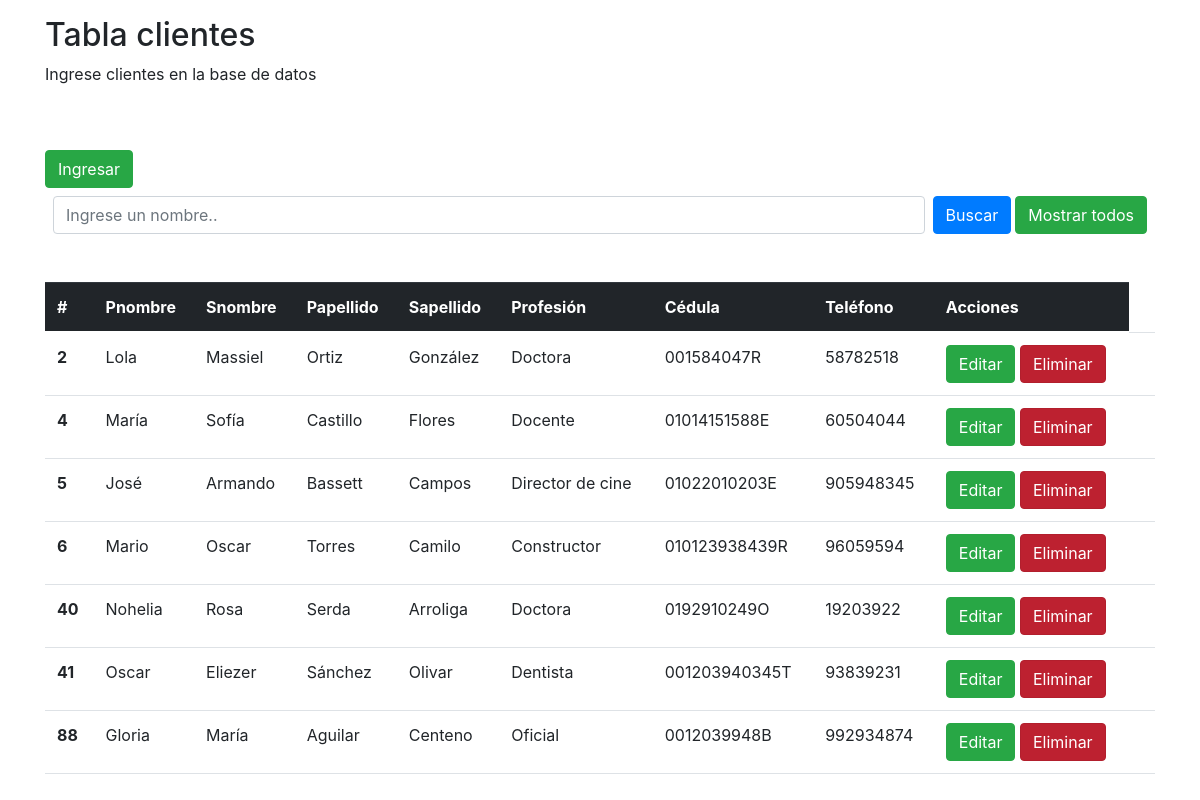
The page / on the database its author committed.
### tables this page shows
CREATE TABLE IF NOT EXISTS `cliente` (
  `codCliente` int NOT NULL AUTO_INCREMENT,
  `pnombre` varchar(45) NOT NULL,
  `snombre` varchar(45) DEFAULT NULL,
  `papellido` varchar(45) NOT NULL,
  `sapellido` varchar(45) DEFAULT NULL,
  `profesion` varchar(45) DEFAULT NULL,
  `cedula` varchar(45) NOT NULL,
  `telefono` int NOT NULL,
  PRIMARY KEY (`codCliente`)
);

### app/gestionbd.php (called while the page is built, shortened)
<?php
class Conexion{
    private $server;
    private $user;
    private $pwd;
    private $bd;
    private $conn;
    function __construct(){
        $this->server = 'localhost';
        $this->user = 'root';
        $this->pwd = '';
        $this->bd = 'sisgep';
    }
    public function conectar(){
        $this->conn = mysqli_connect($this->server,$this->user,$this->pwd,$this->bd);
    }
    public function consultar($query){
        $result = mysqli_query($this->conn,$query);
        return $result;
    }
}

### index.php (the view, shortened to what this page needs)
<!DOCTYPE html>
<html lang="es">
<head>
    <link rel="stylesheet" href="css/bootstrap.css">
</head>
<body>
    <div class="container">
        <div class="pt-3">
            <h2>Tabla clientes</h2>
            <p>Ingrese clientes en la base de datos</p>
        </div>
        <div class="row pt-5 pb-4">
            <div class="container-fluid">
                <button class="btn btn-success" type="button" data-bs-toggle="modal" data-bs-target="#exampleModal">Ingresar</button>
                <form class="d-flex p-md-2">
                    <form action="" method="get">
                        <input class="form-control me-2" name="buscar" id="myInput" type="search" placeholder="Ingrese un nombre..">
                        <button class="btn btn-primary me-1" name="enviar" type="submit">Buscar</button>
                        <button class="btn btn-success" href="<?php $mostrar ?>" name="enviar2">Mostrar todos</button>
                    </form>
                </form>
            </div>
        </div>
        <div class="pt-3">
            <table class="table">
                <thead class="table-dark">
                    <tr>
                        <th>#</th>
                        <th>Pnombre</th>
                        <th>Snombre</th>
                        <th>Papellido</th>
                        <th>Sapellido</th>
                        <th>Profesión</th>
                        <th>Cédula</th>
                        <th>Teléfono</th>
                        <th>Acciones</th>
                    </tr>
                </thead>
                <tbody>
                    <tr>
                    <?php
                        $conn = new Conexion();
                        $conn->conectar();
                        $cuando = "";
                        $sql="SELECT * from cliente $cuando";
                        $mostrar=$conn->consultar($sql);
                        if($mostrar -> num_rows > 0){
                            while($fila = mysqli_fetch_array($mostrar)){
                        ?>
                        <th><?php echo $fila['codCliente']?></th>
                        <td><?php echo $fila['pnombre']?></td>
                        <td><?php echo $fila['snombre']?></td>
                        <td><?php echo $fila['papellido']?></td>
                        <td><?php echo $fila['sapellido']?></td>
                        <td><?php echo $fila['profesion']?></td>
                        <td><?php echo $fila['cedula']?></td>
                        <td><?php echo $fila['telefono']?></td>
                        <td class="mx-auto"><a type="button" class="btn btn-success" href="actualizar.php" >Editar</a>
                        <button type="button" class="btn btn-danger active">Eliminar</button></td>
                        <td></td>
                    </tr>
                    <?php
                            }
                    }
                    ?>
                </tbody>
            </table>
        </div>
    </div>
                    <link rel="stylesheet" href="https://stackpath.bootstrapcdn.com/bootstrap/4.1.3/css/bootstrap.min.css">
                    <link rel="stylesheet" href="https://maxcdn.bootstrapcdn.com/font-awesome/4.7.0/css/font-awesome.min.css">
</body>
</html>

### rows shown on the page
cliente: codCliente "2", pnombre "Lola", snombre "Massiel", papellido "Ortiz", sapellido "González", profesion "Doctora", cedula "001584047R", telefono "58782518"
cliente: codCliente "4", pnombre "María", snombre "Sofía", papellido "Castillo", sapellido "Flores", profesion "Docente", cedula "01014151588E", telefono "60504044"
cliente: codCliente "5", pnombre "José", snombre "Armando", papellido "Bassett", sapellido "Campos", profesion "Director de cine", cedula "01022010203E", telefono "905948345"
cliente: codCliente "6", pnombre "Mario", snombre "Oscar", papellido "Torres", sapellido "Camilo", profesion "Constructor", cedula "010123938439R", telefono "96059594"
cliente: codCliente "40", pnombre "Nohelia", snombre "Rosa", papellido "Serda", sapellido "Arroliga", profesion "Doctora", cedula "0192910249O", telefono "19203922"
cliente: codCliente "41", pnombre "Oscar", snombre "Eliezer", papellido "Sánchez", sapellido "Olivar", profesion "Dentista", cedula "001203940345T", telefono "93839231"
cliente: codCliente "88", pnombre "Gloria", snombre "María", papellido "Aguilar", sapellido "Centeno", profesion "Oficial", cedula "0012039948B", telefono "992934874"
